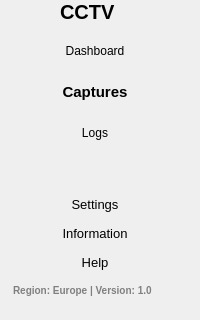
     <widget class="QWidget" name="leftMenuContainer" native="true">
      <layout class="QVBoxLayout" name="verticalLayout">
       <property name="spacing">
        <number>0</number>
       </property>
       <property name="leftMargin">
        <number>0</number>
       </property>
       <property name="topMargin">
        <number>0</number>
       </property>
       <property name="rightMargin">
        <number>0</number>
       </property>
       <property name="bottomMargin">
        <number>8</number>
       </property>
       <item alignment="Qt::AlignLeft">
        <widget class="QWidget" name="leftMenuSubContainer" native="true">
         <property name="sizePolicy">
          <sizepolicy hsizetype="Preferred" vsizetype="Preferred">
           <horstretch>0</horstretch>
           <verstretch>0</verstretch>
          </sizepolicy>
         </property>
         <property name="minimumSize">
          <size>
           <width>180</width>
           <height>0</height>
          </size>
         </property>
         <property name="styleSheet">
          <string notr="true">border-radius:5px;</string>
         </property>
         <layout class="QVBoxLayout" name="verticalLayout_2">
          <property name="spacing">
           <number>0</number>
          </property>
          <property name="leftMargin">
           <number>10</number>
          </property>
          <property name="topMargin">
           <number>0</number>
          </property>
          <property name="rightMargin">
           <number>0</number>
          </property>
          <property name="bottomMargin">
           <number>15</number>
          </property>
          <item alignment="Qt::AlignHCenter">
           <widget class="QFrame" name="frame">
            <property name="sizePolicy">
             <sizepolicy hsizetype="Preferred" vsizetype="Preferred">
              <horstretch>0</horstretch>
              <verstretch>0</verstretch>
             </sizepolicy>
            </property>
            <property name="layoutDirection">
             <enum>Qt::RightToLeft</enum>
            </property>
            <property name="frameShape">
             <enum>QFrame::StyledPanel</enum>
            </property>
            <property name="frameShadow">
             <enum>QFrame::Raised</enum>
            </property>
            <layout class="QHBoxLayout" name="horizontalLayout_2">
             <property name="spacing">
              <number>0</number>
             </property>
             <property name="leftMargin">
              <number>0</number>
             </property>
             <property name="topMargin">
              <number>0</number>
             </property>
             <property name="rightMargin">
              <number>20</number>
             </property>
             <property name="bottomMargin">
              <number>0</number>
             </property>
             <item alignment="Qt::AlignHCenter">
              <widget class="QLabel" name="logoName">
               <property name="font">
                <font>
                 <family>Yu Gothic UI</family>
                 <pointsize>15</pointsize>
                 <italic>false</italic>
                 <bold>true</bold>
                </font>
               </property>
               <property name="styleSheet">
                <string notr="true">font-size:15pt;</string>
               </property>
               <property name="text">
                <string>CCTV</string>
               </property>
              </widget>
             </item>
             <item alignment="Qt::AlignHCenter">
              <widget class="QLabel" name="logo">
               <property name="sizePolicy">
                <sizepolicy hsizetype="Maximum" vsizetype="Preferred">
                 <horstretch>0</horstretch>
                 <verstretch>0</verstretch>
                </sizepolicy>
               </property>
               <property name="maximumSize">
                <size>
                 <width>60</width>
                 <height>60</height>
                </size>
               </property>
               <property name="frameShape">
                <enum>QFrame::NoFrame</enum>
               </property>
               <property name="text">
                <string/>
               </property>
               <property name="pixmap">
                <pixmap resource="resources.qrc">:/logo.png</pixmap>
               </property>
               <property name="scaledContents">
                <bool>true</bool>
               </property>
               <property name="alignment">
                <set>Qt::AlignLeading|Qt::AlignLeft|Qt::AlignTop</set>
               </property>
               <property name="wordWrap">
                <bool>false</bool>
               </property>
               <property name="openExternalLinks">
                <bool>false</bool>
               </property>
              </widget>
             </item>
            </layout>
           </widget>
          </item>
          <item>
           <widget class="QFrame" name="pageNav">
            <property name="sizePolicy">
             <sizepolicy hsizetype="Expanding" vsizetype="Fixed">
              <horstretch>0</horstretch>
              <verstretch>0</verstretch>
             </sizepolicy>
            </property>
            <property name="styleSheet">
             <string notr="true">QPushButton{
padding: 10px 5;
}</string>
            </property>
            <property name="frameShape">
             <enum>QFrame::StyledPanel</enum>
            </property>
            <property name="frameShadow">
             <enum>QFrame::Raised</enum>
            </property>
            <layout class="QVBoxLayout" name="verticalLayout_3">
             <property name="spacing">
              <number>5</number>
             </property>
             <property name="leftMargin">
              <number>0</number>
             </property>
             <property name="topMargin">
              <number>10</number>
             </property>
             <property name="rightMargin">
              <number>0</number>
             </property>
             <property name="bottomMargin">
              <number>0</number>
             </property>
             <item>
              <widget class="QPushButton" name="homeBtn">
               <property name="sizePolicy">
                <sizepolicy hsizetype="Expanding" vsizetype="Expanding">
                 <horstretch>0</horstretch>
                 <verstretch>0</verstretch>
                </sizepolicy>
               </property>
               <property name="cursor">
                <cursorShape>PointingHandCursor</cursorShape>
               </property>
               <property name="toolTip">
                <string>Home</string>
               </property>
               <property name="styleSheet">
                <string notr="true"/>
               </property>
               <property name="text">
                <string>Dashboard</string>
               </property>
               <property name="icon">
                <iconset resource="resources.qrc">
                 <normaloff>:/feather/home.svg</normaloff>:/feather/home.svg</iconset>
               </property>
               <property name="iconSize">
                <size>
                 <width>24</width>
                 <height>24</height>
                </size>
               </property>
              </widget>
             </item>
             <item>
              <widget class="QPushButton" name="dataAnalBtn">
               <property name="sizePolicy">
                <sizepolicy hsizetype="Expanding" vsizetype="Expanding">
                 <horstretch>0</horstretch>
                 <verstretch>0</verstretch>
                </sizepolicy>
               </property>
               <property name="font">
                <font>
                 <family>Yu Gothic UI</family>
                 <pointsize>11</pointsize>
                 <italic>false</italic>
                 <bold>true</bold>
                </font>
               </property>
               <property name="cursor">
                <cursorShape>PointingHandCursor</cursorShape>
               </property>
               <property name="toolTip">
                <string>Data Analysis</string>
               </property>
               <property name="text">
                <string>Captures</string>
               </property>
               <property name="icon">
                <iconset resource="resources.qrc">
                 <normaloff>:/feather/database.svg</normaloff>:/feather/database.svg</iconset>
               </property>
               <property name="iconSize">
                <size>
                 <width>24</width>
                 <height>24</height>
                </size>
               </property>
              </widget>
             </item>
             <item>
              <widget class="QPushButton" name="reportBtn">
               <property name="sizePolicy">
                <sizepolicy hsizetype="Expanding" vsizetype="Expanding">
                 <horstretch>0</horstretch>
                 <verstretch>0</verstretch>
                </sizepolicy>
               </property>
               <property name="cursor">
                <cursorShape>PointingHandCursor</cursorShape>
               </property>
               <property name="toolTip">
                <string>Reports</string>
               </property>
               <property name="text">
                <string>Logs</string>
               </property>
               <property name="icon">
                <iconset resource="resources.qrc">
                 <normaloff>:/feather/file-text.svg</normaloff>:/feather/file-text.svg</iconset>
               </property>
               <property name="iconSize">
                <size>
                 <width>24</width>
                 <height>24</height>
                </size>
               </property>
              </widget>
             </item>
            </layout>
           </widget>
          </item>
          <item>
           <spacer name="verticalSpacer">
            <property name="orientation">
             <enum>Qt::Vertical</enum>
            </property>
            <property name="sizeHint" stdset="0">
             <size>
              <width>20</width>
              <height>40</height>
             </size>
            </property>
           </spacer>
          </item>
          <item>
           <widget class="QFrame" name="settingsNav">
            <property name="sizePolicy">
             <sizepolicy hsizetype="Preferred" vsizetype="Fixed">
              <horstretch>0</horstretch>
              <verstretch>0</verstretch>
             </sizepolicy>
            </property>
            <property name="styleSheet">
             <string notr="true">
QPushButton{
padding: 7px 5;
font-size:10pt;
}</string>
            </property>
            <property name="frameShape">
             <enum>QFrame::StyledPanel</enum>
            </property>
            <property name="frameShadow">
             <enum>QFrame::Raised</enum>
            </property>
            <layout class="QVBoxLayout" name="verticalLayout_4">
             <property name="spacing">
              <number>0</number>
             </property>
             <property name="leftMargin">
              <number>0</number>
             </property>
             <property name="topMargin">
              <number>0</number>
             </property>
             <property name="rightMargin">
              <number>0</number>
             </property>
             <property name="bottomMargin">
              <number>0</number>
             </property>
             <item>
              <widget class="QPushButton" name="SettingsBtn">
               <property name="sizePolicy">
                <sizepolicy hsizetype="Expanding" vsizetype="Expanding">
                 <horstretch>0</horstretch>
                 <verstretch>0</verstretch>
                </sizepolicy>
               </property>
               <property name="cursor">
                <cursorShape>PointingHandCursor</cursorShape>
               </property>
               <property name="toolTip">
                <string>Settings</string>
               </property>
               <property name="text">
                <string>Settings</string>
               </property>
               <property name="icon">
                <iconset resource="resources.qrc">
                 <normaloff>:/feather/settings.svg</normaloff>:/feather/settings.svg</iconset>
               </property>
              </widget>
             </item>
             <item>
              <widget class="QPushButton" name="InformationBtn">
               <property name="sizePolicy">
                <sizepolicy hsizetype="Minimum" vsizetype="Expanding">
                 <horstretch>0</horstretch>
                 <verstretch>0</verstretch>
                </sizepolicy>
               </property>
               <property name="cursor">
                <cursorShape>PointingHandCursor</cursorShape>
               </property>
               <property name="toolTip">
                <string>Information</string>
               </property>
               <property name="text">
                <string>Information</string>
               </property>
               <property name="icon">
                <iconset resource="resources.qrc">
                 <normaloff>:/feather/info.svg</normaloff>:/feather/info.svg</iconset>
               </property>
              </widget>
             </item>
             <item>
              <widget class="QPushButton" name="HelpBtn">
               <property name="sizePolicy">
                <sizepolicy hsizetype="Minimum" vsizetype="Expanding">
                 <horstretch>0</horstretch>
                 <verstretch>0</verstretch>
                </sizepolicy>
               </property>
               <property name="cursor">
                <cursorShape>PointingHandCursor</cursorShape>
               </property>
               <property name="toolTip">
                <string>Help</string>
               </property>
               <property name="text">
                <string>Help</string>
               </property>
               <property name="icon">
                <iconset resource="resources.qrc">
                 <normaloff>:/feather/help-circle.svg</normaloff>:/feather/help-circle.svg</iconset>
               </property>
              </widget>
             </item>
             <item>
              <widget class="QLabel" name="versionText">
               <property name="font">
                <font>
                 <family>Yu Gothic UI</family>
                 <pointsize>8</pointsize>
                 <italic>false</italic>
                 <bold>true</bold>
                </font>
               </property>
               <property name="styleSheet">
                <string notr="true">color:gray;
font-size:7.5pt;
margin-top:7px;</string>
               </property>
               <property name="text">
                <string>Region: Europe | Version: 1.0</string>
               </property>
              </widget>
             </item>
            </layout>
           </widget>
          </item>
         </layout>
        </widget>
       </item>
      </layout>
     </widget>
